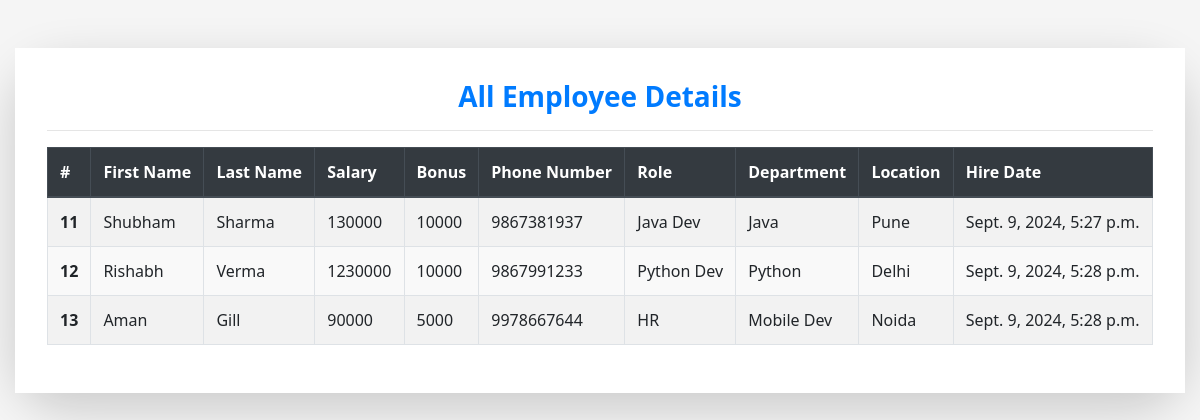
The app's page /all_emp with its own data.
### emp_app/models.py (models this page shows, shortened)
class Employee(models.Model):
    first_name = models.CharField(max_length=30)
    last_name = models.CharField(max_length=30)
    dept = models.ForeignKey(Department, on_delete=models.CASCADE)
    salary = models.IntegerField(default=0)
    bonus = models.IntegerField(default=0)
    role = models.ForeignKey(Role, on_delete=models.CASCADE)
    phone = models.IntegerField(default=0)
    hire_date = models.DateTimeField()
    def __str__(self):
        return "%s %s %s" %(self.first_name, self.last_name, self.phone)

class Role(models.Model):
    name = models.CharField(max_length=100, null = False)

class Department(models.Model):
    name = models.CharField(max_length=100,null = False)
    location = models.CharField(max_length=100)

### emp_app/views.py (the view)
# urls.py: path("all_emp",views.all_emp, name = 'all_emp'),
def all_emp(request):
    emps = Employee.objects.all()
    context = {
        'emps': emps
    }
    print(context)
    return render(request,'all_emp.html',context)

### emp_app/templates/all_emp.html (shortened to what this page needs)
<!DOCTYPE html>
<html lang="en">
<head>
  <link
    rel="stylesheet"
    href="https://cdn.jsdelivr.net/npm/bootstrap@4.4.1/dist/css/bootstrap.min.css"
  />
</head>
<body>
  <div class="container mt-5">
    <div class="card shadow-lg">
      <div class="card-body">
        <h1 class="card-title text-center text-primary">All Employee Details</h1>
        <hr />
        <div class="table-responsive">
          <table class="table table-bordered table-striped table-hover">
            <thead class="thead-dark">
              <tr>
                <th scope="col">#</th>
                <th scope="col">First Name</th>
                <th scope="col">Last Name</th>
                <th scope="col">Salary</th>
                <th scope="col">Bonus</th>
                <th scope="col">Phone Number</th>
                <th scope="col">Role</th>
                <th scope="col">Department</th>
                <th scope="col">Location</th>
                <th scope="col">Hire Date</th>
              </tr>
            </thead>
            <tbody>
              {% for emp in emps %}
              <tr>
                <th scope="row">{{ emp.id }}</th>
                <td>{{ emp.first_name }}</td>
                <td>{{ emp.last_name }}</td>
                <td>{{ emp.salary }}</td>
                <td>{{ emp.bonus }}</td>
                <td>{{ emp.phone }}</td>
                <td>{{ emp.role.name }}</td>
                <td>{{ emp.dept.name }}</td>
                <td>{{ emp.dept.location }}</td>
                <td>{{ emp.hire_date }}</td>
              </tr>
              {% endfor %}
            </tbody>
          </table>
        </div>
      </div>
    </div>
  </div>
</body>
</html>

### emp_app/templates/all_emp.html (style rules this page uses)
body { background-color: #f5f5f5; font-family: 'Segoe UI', Tahoma, Geneva, Verdana, sans-serif; }
.container { max-width: 1200px; }
.card { border: none; border-radius: 50px; box-shadow: 0 4px 8px rgba(0, 0, 0, 0.1); }
.card-body { background: #ffffff; padding: 2rem; }
.card-title { font-size: 1.75rem; font-weight: 600; }
.table thead th { background-color: #007bff; color: #ffffff; font-weight: 600; }
.table tbody tr:nth-child(even) { background-color: #f9f9f9; }

### records on screen
Employee: id "11", first_name "Shubham", last_name "Sharma", salary "130000", bonus "10000", phone "9867381937", role.name "Java Dev", dept.name "Java", dept.location "Pune", hire_date "Sept. 9, 2024, 5:27 p.m."
Employee: id "12", first_name "Rishabh", last_name "Verma", salary "1230000", bonus "10000", phone "9867991233", role.name "Python Dev", dept.name "Python", dept.location "Delhi", hire_date "Sept. 9, 2024, 5:28 p.m."
Employee: id "13", first_name "Aman", last_name "Gill", salary "90000", bonus "5000", phone "9978667644", role.name "HR", dept.name "Mobile Dev", dept.location "Noida", hire_date "Sept. 9, 2024, 5:28 p.m."
